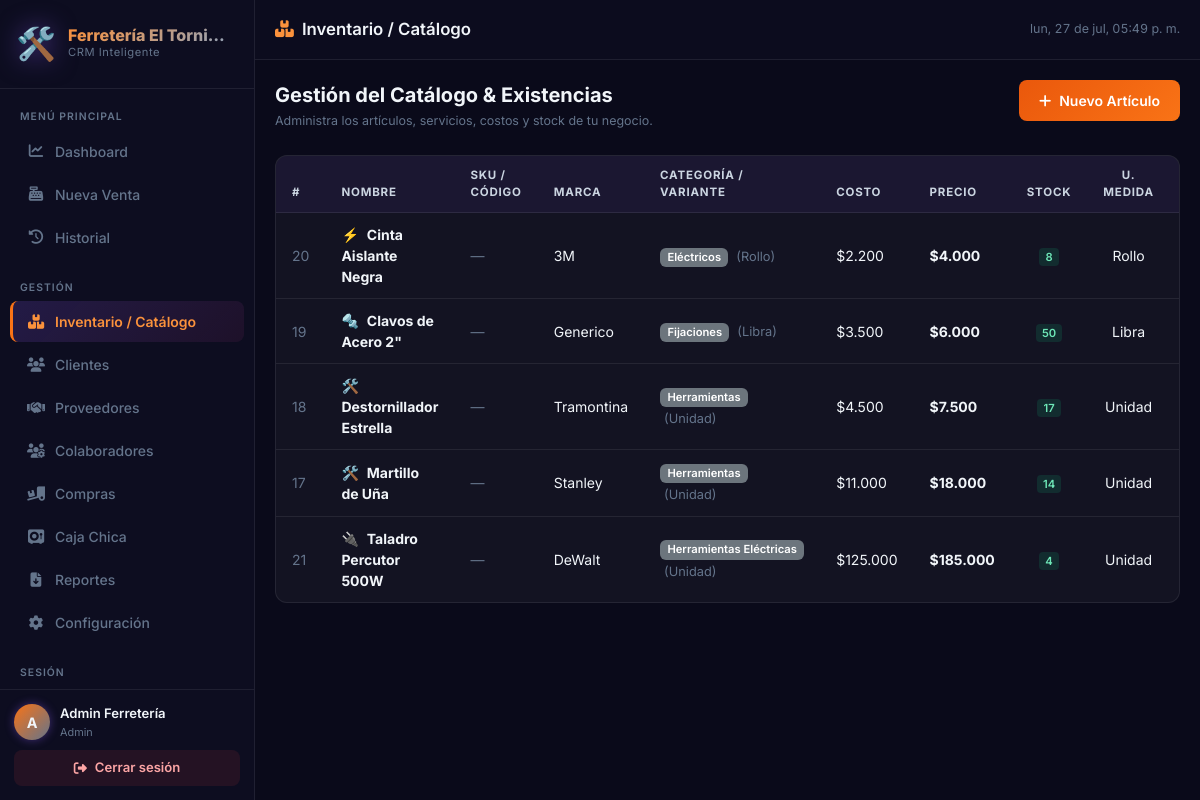
Before: /productos (signed in) with the older database file.
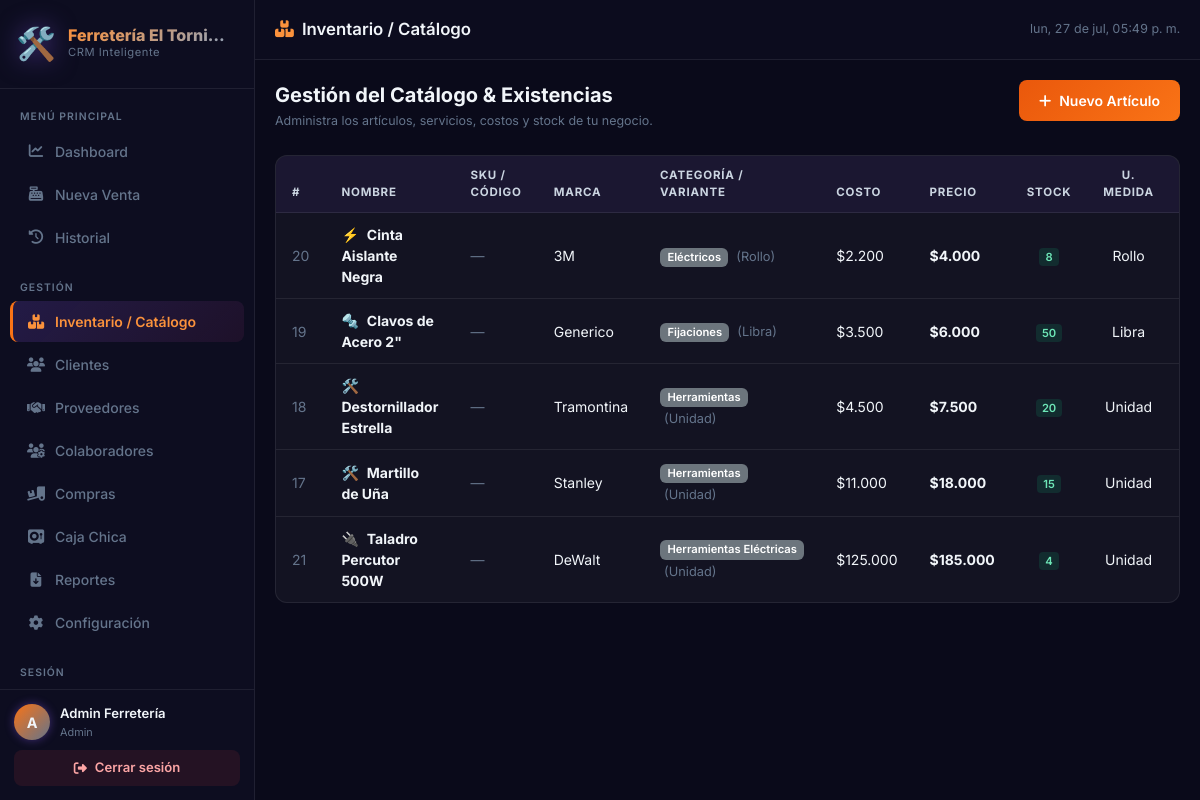
After: the same page with the newer database file.
### tables this page shows
CREATE TABLE productos (
            id INTEGER PRIMARY KEY AUTOINCREMENT,
            comercio_id INTEGER NOT NULL,
            nombre TEXT NOT NULL,
            categoria TEXT NOT NULL,
            variante TEXT,
            precio REAL NOT NULL,
            costo REAL DEFAULT 0,
            stock REAL DEFAULT NULL,
            stock_minimo REAL DEFAULT NULL,
            sku TEXT,
            marca TEXT,
            unidad_medida TEXT DEFAULT 'Unidad',
            activo INTEGER DEFAULT 1,
            FOREIGN KEY (comercio_id) REFERENCES comercios(id) ON DELETE CASCADE
        );

### routes/productos.py (the view)
@productos_bp.route('/productos')
@login_required
def index():
    db = get_db()
    comercio_id = session['comercio_id']
    productos = db.execute(
        'SELECT * FROM productos WHERE comercio_id = ? ORDER BY categoria, nombre',
        (comercio_id,)
    ).fetchall()
    return render_template('productos.html', productos=productos, emoji_cat=EMOJI_CAT)

### database.py (called while the page is built)
def get_db():
    if 'db' not in g:
        g.db = sqlite3.connect(current_app.config['DATABASE'])
        g.db.row_factory = sqlite3.Row
    return g.db

### utils.py (called while the page is built)
def login_required(f):
    @wraps(f)
    def decorated(*args, **kwargs):
        if 'user_id' not in session:
            return redirect(url_for('auth.login'))
        return f(*args, **kwargs)
    return decorated

### templates/productos.html (shortened to what this page needs)
{% extends "base.html" %}
{% block page_title %}
    <i class="fas fa-boxes-stacked me-2" style="color:var(--primary-light)"></i>Inventario / Catálogo
{% endblock %}
{% block content %}
<div class="section-header mb-4">
    <div>
        <div class="section-title">
            Gestión del Catálogo & Existencias
        </div>
        <div class="section-subtitle">
            Administra los artículos, servicios, costos y stock de tu negocio.
        </div>
    </div>
    {% if session.get('rol') == 'admin' %}
    <button class="btn-primary-custom" data-bs-toggle="modal" data-bs-target="#modalNuevo" id="btn-nuevo-producto">
        <i class="fas fa-plus me-2"></i>Nuevo Artículo
    </button>
    {% endif %}
</div>
<div class="table-card">
    <div class="table-responsive">
        <table class="table mb-0">
            <thead>
                <tr>
                    <th>#</th>
                    <th>Nombre</th>
                    <th>SKU / Código</th>
                    <th>Marca</th>
                    <th>Categoría / Variante</th>
                    <th>Costo</th>
                    <th>Precio</th>
                    <th class="text-center">Stock</th>
                    <th class="text-center">U. Medida</th>
                    <th>Estado</th>
                </tr>
            </thead>
            <tbody>
                {% for p in productos %}
                <tr style="{{ 'opacity:0.45' if not p.activo else '' }}">
                    <td><span class="text-muted-custom">{{ p.id }}</span></td>
                    <td>
                        <span class="me-1">
                            {% if p.categoria in emoji_cat %}{{ emoji_cat[p.categoria] }}{% else %}📦{% endif %}
                        </span>
                        <strong style="color:white;">{{ p.nombre }}</strong>
                    </td>
                    <td><span class="text-muted-custom">{{ p.sku or '—' }}</span></td>
                    <td>{{ p.marca or '—' }}</td>
                    <td>
                        <span class="badge bg-secondary" style="font-size:0.7rem; font-weight:600;">
                            {{ p.categoria }}
                        </span>
                        {% if p.variante %}
                        <span class="text-muted-custom ms-1" style="font-size:0.8rem;">({{ p.variante }})</span>
                        {% endif %}
                    </td>
                    <td>{{ p.costo | formatear_moneda }}</td>
                    <td><strong style="color:var(--primary-light)">{{ p.precio | formatear_moneda }}</strong></td>
                    <td class="text-center">
                        {% if p.stock is not none %}
                            <span class="stock-badge {% if p.stock <= 0 %}empty{% elif p.stock <= p.stock_minimo %}low{% else %}ok{% endif %}">
                                {{ p.stock | int }}
                            </span>
                        {% else %}
                            <span class="badge bg-secondary" style="font-size:0.75rem;"><i class="fas fa-infinity me-1"></i> Ilimitado</span>
                        {% endif %}
                    </td>
                    <td class="text-center">{{ p.unidad_medida or '—' }}</td>
                    <td>
                    </td>
                </tr>
                {% endfor %}
            </tbody>
        </table>
    </div>
</div>
{% endblock %}

Changed rows visible on the page:
changed productos "Destornillador Estrella": stock "17" → "20"
changed productos "Martillo de Uña": stock "14" → "15"
